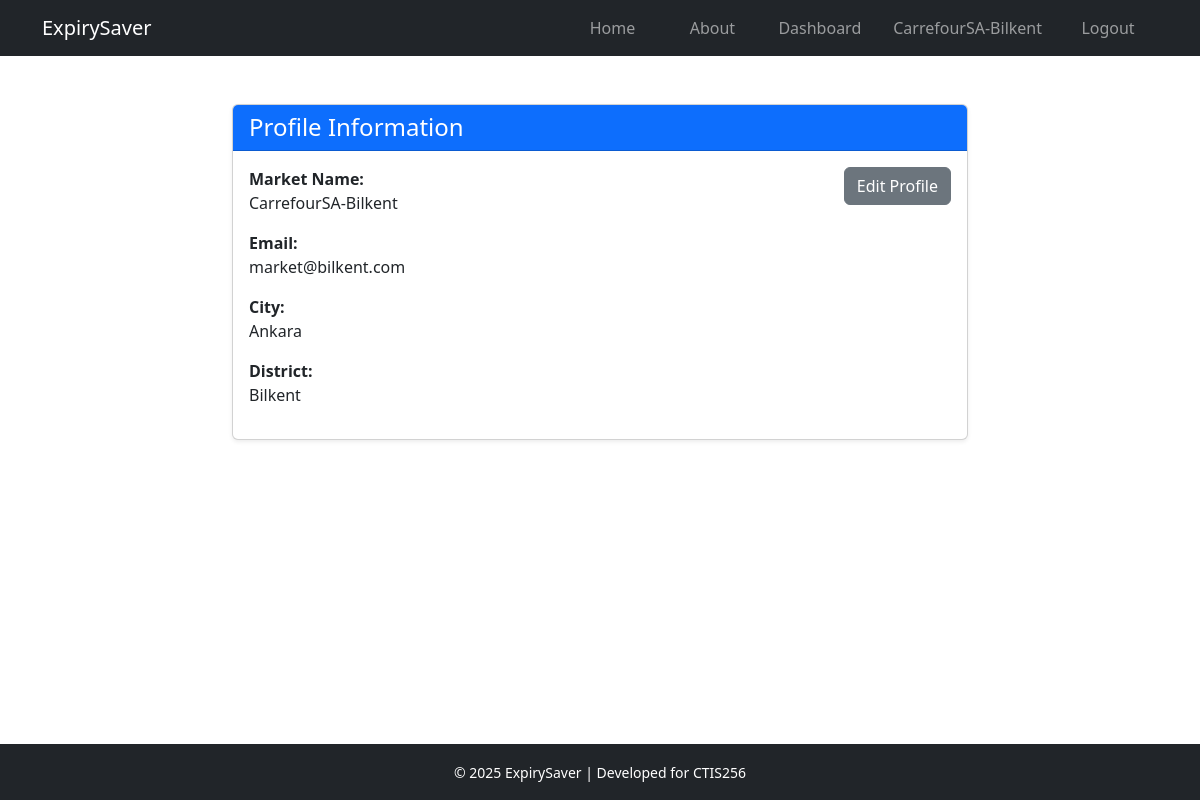
Screenshot of /profile.php (signed in) with the database file from the repository.
### tables this page shows
CREATE TABLE users (
    id INT AUTO_INCREMENT PRIMARY KEY,
    email VARCHAR(255) NOT NULL UNIQUE,
    password VARCHAR(255) NOT NULL,
    role ENUM('market', 'consumer') NOT NULL,
    name VARCHAR(255) NOT NULL,
    city VARCHAR(100) NOT NULL,
    district VARCHAR(100) NOT NULL,
    is_verified BOOLEAN DEFAULT 0,
    verification_code VARCHAR(255),
    created_at TIMESTAMP DEFAULT CURRENT_TIMESTAMP,
    remember VARCHAR(200)
);

### public/profile.php (the view, shortened to what this page needs)
<?php
require_once __DIR__ . '/../app/includes/db.php';
require_once __DIR__ . '/../app/templates/header.php';
require_once __DIR__ . '/../app/templates/navbar.php';
if (isset($_SESSION['user'])) {
    $user_id = $_SESSION['user']['id'];
    $stmt = $db->prepare("SELECT * FROM users WHERE id = :user_id");
    $stmt->execute(['user_id' => $user_id]);
    $user = $stmt->fetch(PDO::FETCH_ASSOC);
}
?>
<div class="container py-5">
  <div class="row justify-content-center">
    <div class="col-md-8">
      <div class="card shadow-sm mb-4">
        <div class="card-header bg-primary text-white">
          <h4 class="mb-0">Profile Information</h4>
        </div>
        <div class="card-body">
          <div class="row">
            <div class="col-md-6">
            <p><strong><?= $user['role'] === 'market' ? 'Market Name:' : 'Full Name:' ?><br></strong> <?= htmlspecialchars($user['name']) ?></p>
              <p><strong>Email:<br></strong> <?= htmlspecialchars($user['email']) ?></p>
              <p><strong>City:<br></strong> <?= htmlspecialchars($user['city']) ?></p>
              <p><strong>District:<br></strong> <?= htmlspecialchars($user['district']) ?></p>
            </div>
            <div class="col-md-6 text-md-end">
              <a href="#editProfile" class="btn btn-secondary" data-bs-toggle="collapse">Edit Profile</a>
            </div>
          </div>
        </div>
      </div>
    </div>
  </div>
</div>
<?php require_once __DIR__ . '/../app/templates/footer.php'; ?>

### rows the page displays
users: name "CarrefourSA-Bilkent", email "market@bilkent.com", city "Ankara", district "Bilkent"

### other values shown
$_SESSION["user"]["name"] "CarrefourSA-Bilkent"
